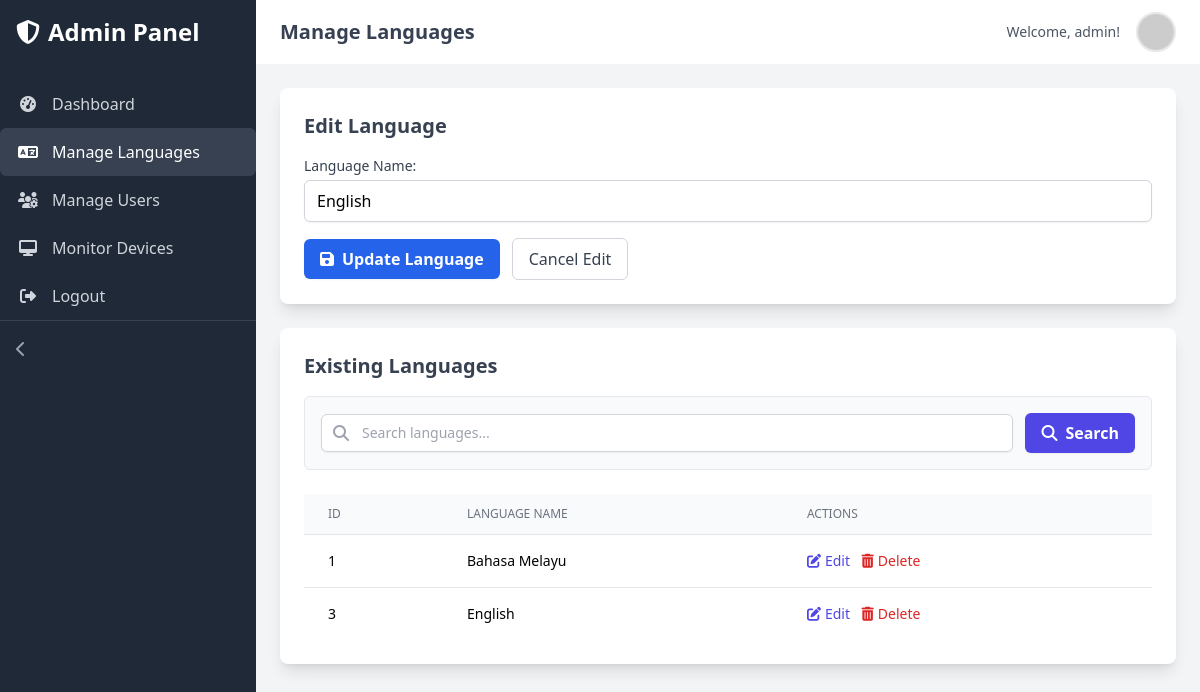
The app's page /main/admin_dashboard.php?edit_language=3 (signed in) with its own data.
### tables this page shows
CREATE TABLE `languages` (
  `id` int(11) NOT NULL,
  `language_name` varchar(100) NOT NULL,
  `created_at` timestamp NOT NULL DEFAULT current_timestamp(),
  `created_by` int(11) DEFAULT NULL
);

### main/admin_dashboard.php (the view, shortened to what this page needs)
<?php
include 'db_connection.php';
$search_query = '';
$language_to_edit_id = null;
$language_to_edit_name = '';
function get_redirect_url_with_search($base_url, $query) {
    $url = $base_url;
    return $url;
}
if (isset($_GET['edit_language']) && filter_var($_GET['edit_language'], FILTER_VALIDATE_INT)) {
    $language_to_edit_id_from_get = (int)$_GET['edit_language'];
    $stmt = $conn->prepare("SELECT id, language_name FROM languages WHERE id = ?");
    if ($stmt) {
        $stmt->bind_param("i", $language_to_edit_id_from_get);
        $stmt->execute();
        $result_edit = $stmt->get_result();
        if ($row_edit = $result_edit->fetch_assoc()) {
            $language_to_edit_id = $row_edit['id'];
            $language_to_edit_name = $row_edit['language_name'];
        } else {
            $_SESSION['error_message'] = "Language not found for editing.";
            header("Location: " . get_redirect_url_with_search("admin_dashboard.php", $search_query));
            exit();
        }
    } else {
        $_SESSION['error_message'] = "Error preparing statement for language edit: " . htmlspecialchars($conn->error);
        header("Location: " . get_redirect_url_with_search("admin_dashboard.php", $search_query));
        exit();
    }
}
$sql = "SELECT id, language_name FROM languages";
$sql .= " ORDER BY id ASC";
$stmt_all = $conn->prepare($sql); $result_all_languages = false;
if ($stmt_all) {
    if ($stmt_all->execute()) $result_all_languages = $stmt_all->get_result();
    else $error_message = "Error executing fetch: " . ($stmt_all->error ?? $conn->error);
} else {
    $error_message = "Error preparing fetch: " . htmlspecialchars($conn->error);
}
?>
<!DOCTYPE html>
<html lang="en">
<head>
    <script src="https://cdn.tailwindcss.com"></script>
    <link rel="stylesheet" href="https://cdnjs.cloudflare.com/ajax/libs/font-awesome/6.5.2/css/all.min.css" />
</head>
<body class="bg-gray-100 font-sans antialiased">
<div class="flex h-screen overflow-hidden">
    <?php include 'sidebar.php';  ?>
    <div class="flex-1 flex flex-col overflow-hidden">
        <header class="bg-white shadow-md">
             <div class="container mx-auto px-6 py-3 flex items-center justify-between">
                <div class="flex items-center">
                     <h1 class="text-xl font-semibold text-gray-700 hidden lg:block">Manage Languages</h1>
                </div>
                <div class="flex items-center space-x-4">
                    <span class="text-gray-600 text-sm">Welcome, <?php echo htmlspecialchars($_SESSION['username']); ?>!</span>
                    <button class="block h-10 w-10 rounded-full overflow-hidden border-2"><img class="h-full w-full object-cover" src="https://placehold.co/40x40/718096/E2E8F0?text=A" alt="Avatar" /></button>
                </div>
            </div>
        </header>
        <main class="flex-1 overflow-x-hidden overflow-y-auto bg-gray-100 p-6">
            <div class="container mx-auto">
                <section id="manage-languages" class="mb-12">
                    <div class="bg-white p-6 rounded-lg shadow-lg mb-6">
                        <h2 class="text-xl font-semibold text-gray-700 mb-4"><?php echo $language_to_edit_id ? 'Edit Language' : 'Add New Language'; ?></h2>
                        <form action="<?php echo htmlspecialchars($_SERVER["PHP_SELF"]); ?>" method="POST" class="space-y-4">
                            <div>
                                <label for="language_name_input" class="block text-sm font-medium text-gray-700">Language Name:</label>
                                <input type="text" id="language_name_input" name="language_name" class="mt-1 input-std" placeholder="e.g., English, Spanish, Malay" value="<?php echo htmlspecialchars($language_to_edit_name); ?>" required />
                            </div>
                            <div class="flex items-center">
                                <?php if ($language_to_edit_id): ?>
                                    <button type="submit" name="update_language" class="btn-icon bg-blue-600 hover:bg-blue-700 text-white font-semibold py-2 px-4 rounded-md shadow-sm"><i class="fas fa-save"></i>Update Language</button>
                                    <a href="<?php echo get_redirect_url_with_search('admin_dashboard.php', $search_query); ?>" class="ml-3 btn-icon border border-gray-300 py-2 px-4 rounded-md bg-white hover:bg-gray-50 text-gray-700">Cancel Edit</a>
                                <?php else: ?>
                                    <button type="submit" name="add_language" class="btn-icon bg-green-600 hover:bg-green-700 text-white font-semibold py-2 px-4 rounded-md shadow-sm"><i class="fas fa-plus-circle"></i>Add Language</button>
                                <?php endif; ?>
                            </div>
                        </form>
                    </div>
                    <div class="bg-white p-6 rounded-lg shadow-lg">
                        <h2 class="text-xl font-semibold text-gray-700 mb-4">Existing Languages</h2>
                        <form action="<?php echo htmlspecialchars($_SERVER["PHP_SELF"]); ?>" method="GET" class="mb-6">
                            <div class="flex items-center space-x-3 bg-gray-50 p-4 rounded-md border border-gray-200">
                                <div class="relative flex-1">
                                    <div class="absolute inset-y-0 left-0 pl-3 flex items-center pointer-events-none"><i class="fas fa-search text-gray-400"></i></div>
                                    <input type="text" name="search_query" id="search_query_input" placeholder="Search languages..." class="block w-full pl-10 px-3 py-2 bg-white border border-gray-300 rounded-md shadow-sm focus:outline-none focus:ring-indigo-500 focus:border-indigo-500 sm:text-sm" value="<?php echo htmlspecialchars($search_query); ?>">
                                </div>
                                <button type="submit" class="btn-icon bg-indigo-600 hover:bg-indigo-700 text-white font-semibold py-2 px-4 rounded-md shadow-sm"><i class="fas fa-search"></i>Search</button>
                            </div>
                        </form>
                        <div class="overflow-x-auto">
                            <?php if ($result_all_languages && $result_all_languages->num_rows > 0): ?>
                                <table class="min-w-full divide-y divide-gray-200">
                                    <thead class="bg-gray-50"><tr><th class="px-6 py-3 text-left text-xs font-medium text-gray-500 uppercase">ID</th><th class="px-6 py-3 text-left text-xs font-medium text-gray-500 uppercase">Language Name</th><th class="px-6 py-3 text-left text-xs font-medium text-gray-500 uppercase">Actions</th></tr></thead>
                                    <tbody class="bg-white divide-y divide-gray-200">
                                        <?php while ($row = $result_all_languages->fetch_assoc()): ?>
                                            <?php
                                                $edit_params = ['edit_language' => $row['id']];
                                                $edit_url = 'admin_dashboard.php?' . http_build_query($edit_params);
                                            ?>
                                            <tr>
                                                <td class="px-6 py-4 whitespace-nowrap text-sm"><?php echo $row['id']; ?></td>
                                                <td class="px-6 py-4 whitespace-nowrap text-sm"><?php echo htmlspecialchars($row['language_name']); ?></td>
                                                <td class="px-6 py-4 whitespace-nowrap text-sm font-medium space-x-2">
                                                    <a href="<?php echo htmlspecialchars($edit_url); ?>#manage-languages" class="text-indigo-600 hover:text-indigo-900"><i class="fas fa-edit mr-1"></i>Edit</a>
                                                    <form action="<?php echo htmlspecialchars($_SERVER["PHP_SELF"]); ?>" method="POST" class="inline-block">
                                                        <button type="submit" name="delete_language" class="text-red-600 hover:text-red-900" onclick="return confirm('Delete \'<?php echo addslashes(htmlspecialchars($row['language_name'])); ?>\'?');"><i class="fas fa-trash-alt mr-1"></i>Delete</button>
                                                    </form>
                                                </td>
                                            </tr>
                                        <?php endwhile; ?>
                                    </tbody>
                                </table>
                            <?php else: ?>
                                <div class="text-center py-8"><i class="fas fa-box-open fa-3x text-gray-400 mb-3"></i><p class="text-gray-500"><?php echo !empty($search_query) ? "No languages found matching your search." : "No languages found."; ?></p></div>
                            <?php endif; ?>
                        </div>
                    </div>
                </section>
            </div>
        </main>
    </div>
</div>
</body>
</html>

### main/admin_dashboard.php (style rules this page uses)
.btn-icon { display: inline-flex; align-items: center; justify-content: center; }
.btn-icon i { margin-right: 0.5rem; }

### records on screen
languages: language_name "English", id "3"
languages: id "1", language_name "Bahasa Melayu"

### other values on screen
$item['label'] "Dashboard"
$item['label'] "Manage Languages"
$item['label'] "Manage Users"
$item['label'] "Monitor Devices"
$item['label'] "Logout"
$_SESSION['username'] "admin"
